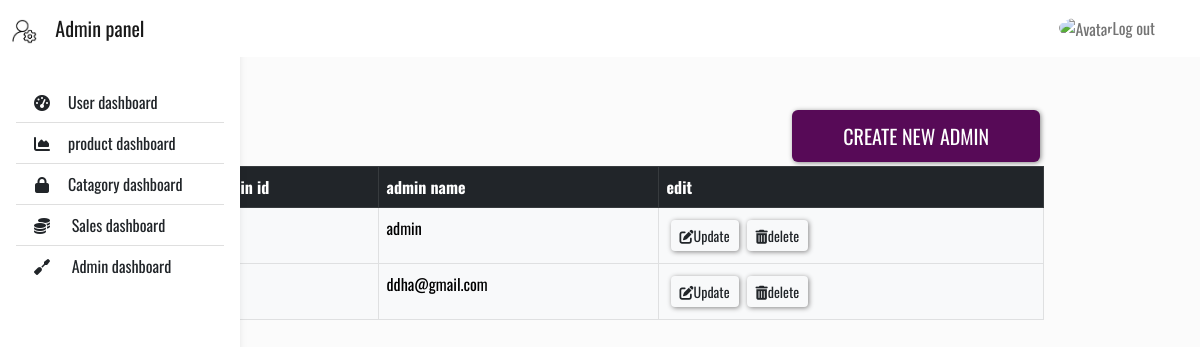
The page /admin_dashboard/admin_dashboard.php on the database as committed earlier.
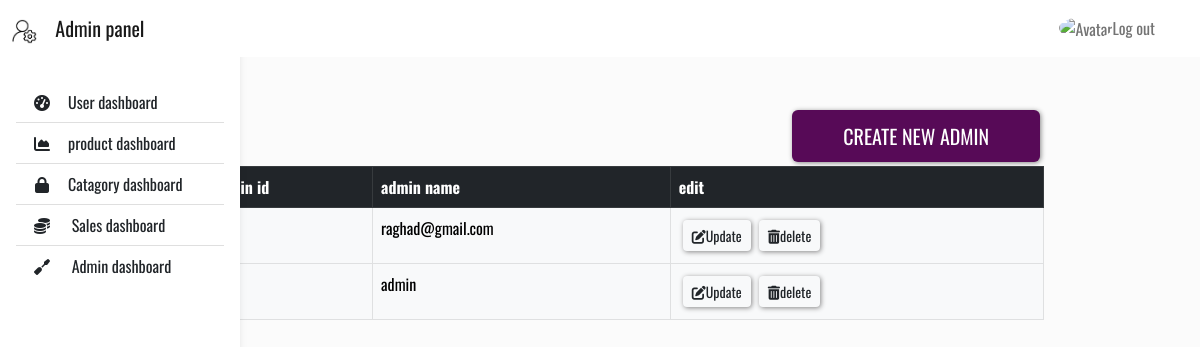
The same page on the database as committed later.
### tables this page shows
CREATE TABLE `user_admin` (
  `id` int(14) NOT NULL,
  `email` varchar(255) NOT NULL,
  `password` varchar(255) NOT NULL,
  `is_deleted` tinyint(1) NOT NULL,
  `created_at` timestamp NOT NULL DEFAULT current_timestamp() ON UPDATE current_timestamp(),
  `updated_at` timestamp NOT NULL DEFAULT current_timestamp()
);

### admin_dashboard/admin_dashboard.php (the view, shortened to what this page needs)
<?php
include "../connection.php";
?>
<!DOCTYPE html>
<html lang="en">
<head>
<link href="https://cdn.jsdelivr.net/npm/bootstrap@5.2.0-beta1/dist/css/bootstrap.min.css" rel="stylesheet">
    <link rel="stylesheet" href="user_dashboard.css?v=<?php echo time(); ?>">
    <link rel="stylesheet" href="dashboard.css?v=<?php echo time(); ?>">
</head>
<body>
 <header  >
            <nav id="sidebarMenu" class="collapse d-lg-block sidebar collapse bg-white">
              <div class="position-sticky">
                <div class="list-group list-group-flush mx-3 mt-4">
                  <a href="user_dashboard.php" class="list-group-item list-group-item-action py-2 ripple" aria-current="true">
                    <i class="fas fa-tachometer-alt fa-fw me-3"></i><span>User dashboard</span>
                  </a>
                  <a href="product_dashboard.php" class="list-group-item list-group-item-action py-2 ripple ">
                    <i class="fas fa-chart-area fa-fw me-3"></i><span>product dashboard</span>
                  </a>
                  <a href="category_dashboard.php" class="list-group-item list-group-item-action py-2 ripple"><i class="fas fa-lock fa-fw me-3"></i><span>Catagory dashboard</span></a>
                      <a href="category_dashboard.php" class="list-group-item list-group-item-action py-2 ripple "><i class="fa-solid fa-coins fa-fw me-3"></i>
                </i><span>Sales dashboard</span></a>
                      <a href="admin_dashboard.php" class="list-group-item list-group-item-action py-2 ripple"><i class="fa-solid fa-screwdriver fa-fw me-3"></i><span> Admin dashboard</span></a>
                </div>
              </div>
            </nav>
            <nav id="main-navbar" class="navbar navbar-expand-lg navbar-light bg-white fixed-top">
              <div class="container-fluid">
                <a class="navbar-brand" href="dashboard.php">
                  <img height="25" alt="MDB Logo"
                    loading="lazy" />
                    &nbsp;&nbsp; Admin panel
                </a>
                <ul class="navbar-nav ms-auto d-flex flex-row">
                    <a class="nav-link avatar_logout hidden-arrow d-flex align-items-center" href="../index.php"
                      id="navbarDropdownMenuLink" role="button"  aria-expanded="false">
                      <img src="https://icon-library.com/images/avatar-icon-images/avatar-icon-images-4.jpg" class="rounded-circle"
                        height="22" alt="Avatar" loading="lazy" />
                        Log out
                    </a>
              </div>
            </nav>
          </header>
          <main style="margin-top: 58px;">
            <div class="container pt-4"></div>
          </main>
  <br>
<div class="dbcontainer" >
<button type="button" class="btn butt btn-sunny  text-uppercase"><a class="a_button_create" href="admin_create.php">create new admin</a></button>
<table class="table container table-bordered table-dark">
  <thead>
    <tr>
      <th scope="col">admin id</th>
      <th scope="col">admin name</th>
      <th scope="col">edit</th>
    </tr>
  </thead>
  <tbody class="table-light">
    <?php
    $stmt = $conn->query("SELECT * FROM user_admin");
    while($admin = $stmt->fetch_assoc())
    {
      if($admin['is_deleted']== 0)
      {
        echo "<tr>
        <th scope='row'>$admin[id]</th>
        <td>$admin[email]</td>
        <td> ";
        echo '<a href="admin_update.php?id='. $admin['id'] .'"<button  class="btn  btn-sm"><i class="fa-solid fa-pen-to-square"></i>Update</button></a>';
        echo '<a href="admin_delete.php?id='. $admin['id'] .'"<button  class="btn  btn-sm"><i class="fa-solid fa-trash-can"></i>delete</button></a>';
      echo "</tr>";
       }
    };
    ?>
  </tbody>
</table>
  </div>
</body>
</html>

Rows that differ between the two databases and show on the page:
no longer on this page (row edited): user_admin: email "ddha@gmail.com"
added user_admin: email "raghad@gmail.com"
